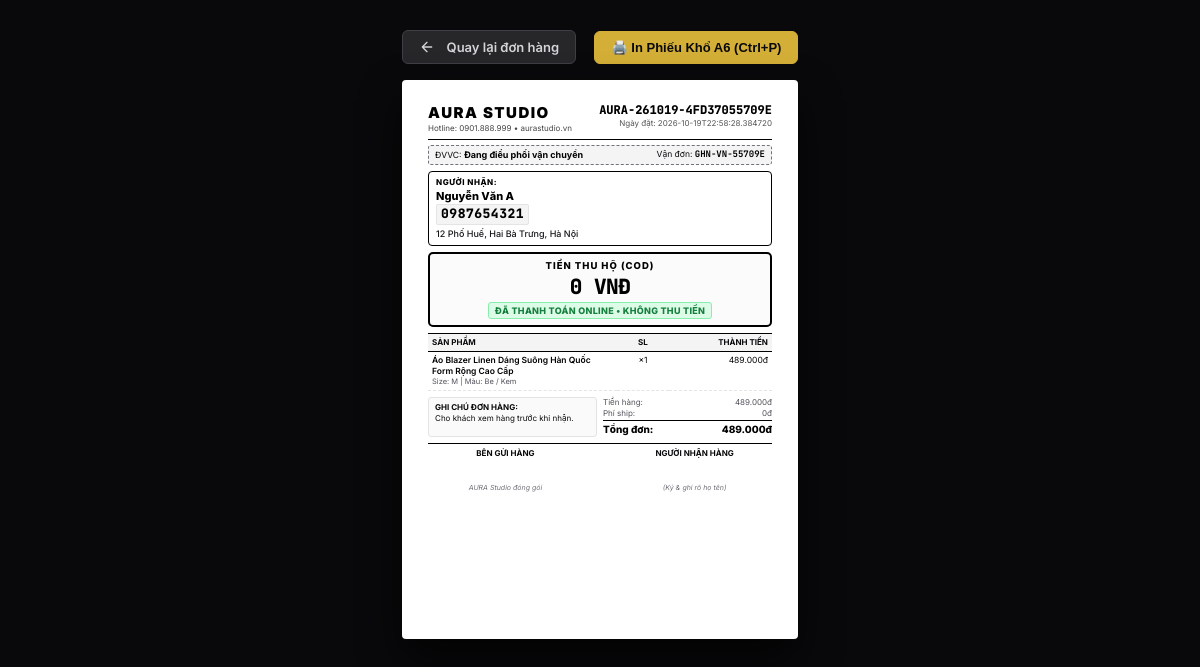
Page /admin/orders/AURA-261019-4FD37055709E/print (signed in) on the earlier database version.
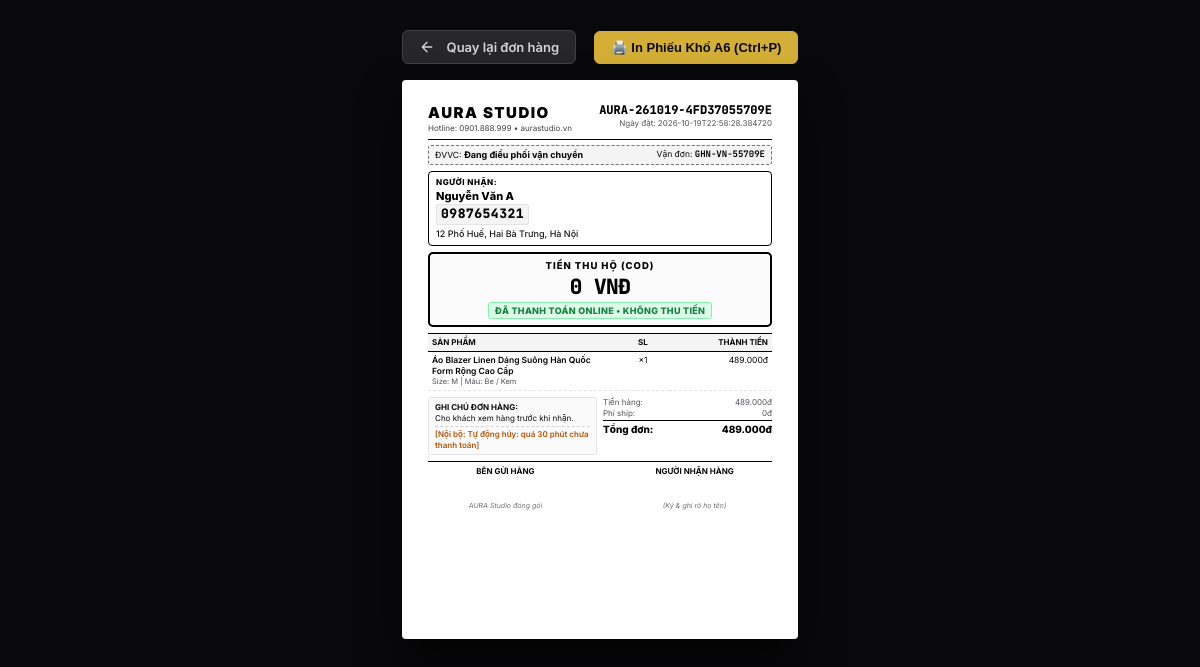
Same page on the later database version.
### app/db/models.py (models this page shows)
class OrderDB(Base):
    __tablename__ = "orders"
    order_id = Column(String, primary_key=True)
    user_id = Column(String, index=True, nullable=True)
    customer_name = Column(String, nullable=False)
    customer_phone = Column(String, nullable=False)
    customer_email = Column(String, nullable=True)
    customer_address = Column(String, nullable=False)
    province = Column(String, nullable=True)
    district = Column(String, nullable=True)
    ward = Column(String, nullable=True)
    specific_address = Column(String, nullable=True)
    customer_note = Column(String, nullable=True)
    payment_method = Column(String, nullable=False)
    payment_status = Column(String, default="unpaid", nullable=False)
    order_status = Column(String, default="pending_payment", index=True, nullable=False)
    carrier = Column(String, default="Giao Hàng Nhanh (GHN Express)", nullable=True)
    tracking_code = Column(String, nullable=True, index=True)
    shipping_status = Column(String, default="ready_to_pick", nullable=True)
    estimated_delivery = Column(String, nullable=True)
    total_amount = Column(Integer, nullable=False)
    subtotal = Column(Integer, nullable=False)
    shipping_fee = Column(Integer, default=0, nullable=False)
    discount_amount = Column(Integer, default=0, nullable=False)
    voucher_code = Column(String, nullable=True)
    quote_json = Column(Text, nullable=True)
    internal_note = Column(Text, nullable=True)
    refund_bank_name = Column(String, nullable=True)
    refund_account_number = Column(String, nullable=True)
    refund_account_holder = Column(String, nullable=True)
    paid_at = Column(String, nullable=True)
    created_at = Column(String, nullable=False, index=True)
    items = relationship("OrderItemDB", back_populates="order", cascade="all, delete-orphan")

### app/routers/admin.py (the view)
@router.get("/admin/orders/{order_id}/print", response_class=HTMLResponse)
def admin_order_print_page(order_id: str, request: Request, admin: User = Depends(require_admin_page)):
    order = db_service.get_order_by_id(order_id)
    if not order:
        order = order_service.get_order_by_id(order_id)
    if not order:
        raise HTTPException(status_code=404, detail=f"Không tìm thấy đơn hàng '{order_id}' để in phiếu")
    cust_phone = order.get("customer_phone") or order.get("customer", {}).get("phone", "")
    cust_name = order.get("customer_name") or order.get("customer", {}).get("name", "Khách hàng")
    cust_addr = order.get("customer_address") or order.get("customer", {}).get("address", "")
    cust_note = order.get("customer_note") or order.get("customer", {}).get("note", "")
    is_cod = (order.get("payment_method") == "cod") and (order.get("payment_status") != "paid")
    total_amount = order.get("total_amount") or order.get("quote", {}).get("total", 0)
    cod_amount = total_amount if is_cod else 0
    quote = order.get("quote", {})
    items = quote.get("lines") or order.get("items") or []
    ctx = base_context(
        request,
        user=admin,
        order=order,
        order_id=order.get("order_id") or order_id,
        customer_phone=cust_phone,
        customer_name=cust_name,
        customer_address=cust_addr,
        customer_note=cust_note,
        is_cod=is_cod,
        cod_amount=cod_amount,
        items=items,
        total_amount=total_amount,
        subtotal=order.get("subtotal") or quote.get("subtotal", 0),
        shipping_fee=order.get("shipping_fee") or quote.get("shipping_fee", 0),
        discount_amount=order.get("discount_amount") or quote.get("discount_amount", 0),
        created_at=order.get("created_at") or "",
        payment_method=order.get("payment_method"),
        payment_status=order.get("payment_status"),
        carrier=order.get("carrier") or "Giao Hàng Nhanh (GHN Express)",
        tracking_code=order.get("tracking_code") or "",
        internal_note=order.get("internal_note") or "",
    )
    return templates.TemplateResponse(request, "admin/order_print.html", ctx)

### app/core/logging.py (called while the page is built)
    def filter(self, record: logging.LogRecord) -> bool:
        if not hasattr(record, "request_id") or not record.request_id:
            record.request_id = request_id_ctx.get() or "-"
        return True

    def format(self, record: logging.LogRecord) -> str:
        if not hasattr(record, "request_id") or not record.request_id:
            record.request_id = request_id_ctx.get() or "-"
        msg = super().format(record)
        return PHONE_RE.sub(r"\1\2****\4", msg)

### app/templates/admin/order_print.html (shortened to what the changed rows need)
<!DOCTYPE html>
<html lang="vi">
<head>
</head>
<body>
  <div class="a6-sheet" id="print-sheet">
    <div class="header-row">
      <div>
        <h1 class="brand-title">AURA STUDIO</h1>
      </div>
      <div class="order-meta">
        <div class="order-code">{{ order_id }}</div>
        <div class="order-date">Ngày đặt: {{ created_at }}</div>
      </div>
    </div>
    <div class="carrier-box">
      <div>ĐVVC: <strong>{{ carrier }}</strong></div>
    </div>
    <div class="address-grid">
      <div class="info-card recipient">
        <div class="info-label">NGƯỜI NHẬN:</div>
        <div class="customer-name">{{ customer_name }}</div>
        <div class="customer-phone" id="print-customer-phone">{{ customer_phone }}</div>
        <div class="customer-address">{{ customer_address }}</div>
      </div>
    </div>
    <table class="items-table">
      <thead>
        <tr>
          <th style="width: 55%;">Sản phẩm</th>
          <th class="text-center" style="width: 15%;">SL</th>
          <th class="text-right" style="width: 30%;">Thành tiền</th>
        </tr>
      </thead>
    </table>
    <div class="summary-grid">
      <div class="notes-box">
        <strong>Ghi chú đơn hàng:</strong>
        <div>{{ customer_note if customer_note else "Cho khách xem hàng trước khi nhận." }}</div>
        {% if internal_note %}
        <div class="internal-note-box">
          [Nội bộ: {{ internal_note }}]
        </div>
        {% endif %}
      </div>
      <div class="calc-box">
        <div class="calc-row">
          <span>Tiền hàng:</span>
          <span class="font-mono">{{ "{:,}".format(subtotal).replace(",", ".") }}đ</span>
        </div>
        <div class="calc-row total-row">
          <span>Tổng đơn:</span>
          <span class="font-mono">{{ "{:,}".format(total_amount).replace(",", ".") }}đ</span>
        </div>
      </div>
    </div>
  </div>
</body>
</html>

Differences in the rows shown:
changed OrderDB "AURA-261019-4FD37055709E": internal_note (not shown) → "Tự động hủy: quá 30 phút chưa thanh toán"
Other differences:
text now shown: "[Nội bộ: ]"
